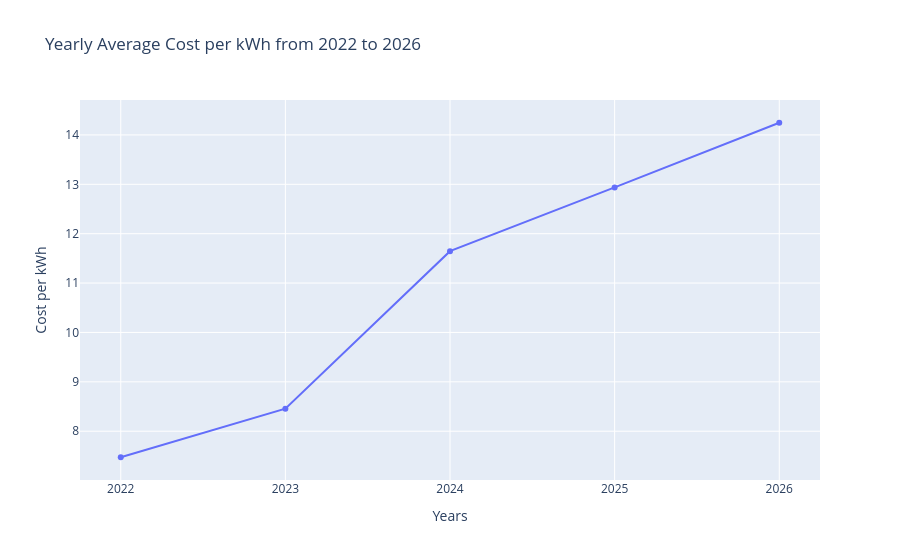

Notebook cell for this chart:
### Code cell
figure2 = px.line(
    data_frame = yearly_avg_cost,
    x = 'year',
    y = 'cost_per_kwh',
    labels= {
        'year':'Years',
        'cost_per_kwh':'Cost per kWh'
    },
    markers=True,
    #text='cost_per_kwh',
    title = 'Yearly Average Cost per kWh from 2022 to 2026'
    )


# Remove the .5 on X axis
figure2.update_xaxes(type = 'category')

figure2.show()

### Figure 1 — Plotly figure (JSON) as saved in the notebook; plotly's stock layout.template omitted (floating-point values rounded to 4 significant figures)
{"data": [{"hovertemplate": "Years=%{x}<br>Cost per kWh=%{y}<extra></extra>", "legendgroup": "", "line": {"color": "#636efa", "dash": "solid"}, "marker": {"symbol": "circle"}, "mode": "lines+markers", "name": "", "orientation": "v", "showlegend": false, "type": "scatter", "x": [2022, 2023, 2024, 2025, 2026], "xaxis": "x", "y": [7.473, 8.455, 11.65, 12.94, 14.25], "yaxis": "y"}], "layout": {"legend": {"tracegroupgap": 0}, "title": {"text": "Yearly Average Cost per kWh from 2022 to 2026"}, "xaxis": {"anchor": "y", "domain": [0, 1], "title": {"text": "Years"}, "type": "category"}, "yaxis": {"anchor": "x", "domain": [0, 1], "title": {"text": "Cost per kWh"}}}}
